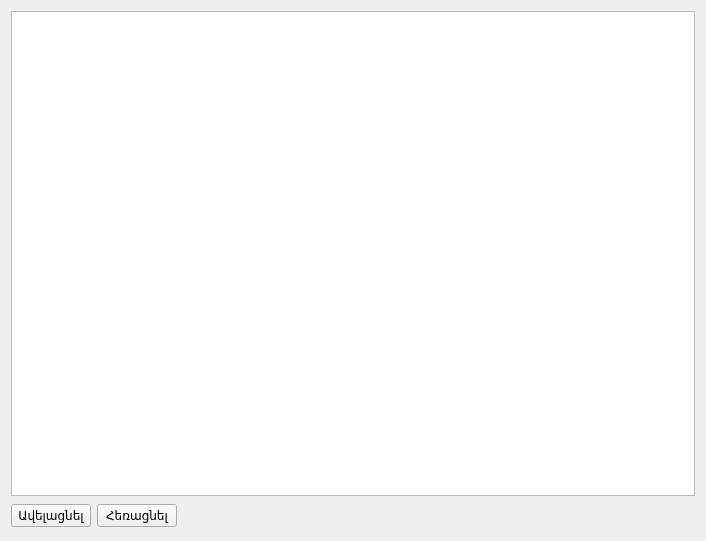
<?xml version="1.0" encoding="UTF-8"?>
<ui version="4.0">
 <class>Araqichner</class>
 <widget class="QWidget" name="Araqichner">
  <property name="geometry">
   <rect>
    <x>0</x>
    <y>0</y>
    <width>706</width>
    <height>541</height>
   </rect>
  </property>
  <property name="windowTitle">
   <string>Form</string>
  </property>
  <layout class="QGridLayout" name="gridLayout">
   <item row="0" column="0">
    <layout class="QVBoxLayout" name="verticalLayout">
     <item>
      <widget class="QTableView" name="tableView"/>
     </item>
     <item>
      <layout class="QHBoxLayout" name="horizontalLayout">
       <item>
        <widget class="QPushButton" name="pushButton">
         <property name="text">
          <string>Ավելացնել</string>
         </property>
        </widget>
       </item>
       <item>
        <widget class="QPushButton" name="pushButton_2">
         <property name="text">
          <string>Հեռացնել</string>
         </property>
        </widget>
       </item>
       <item>
        <spacer name="horizontalSpacer">
         <property name="orientation">
          <enum>Qt::Horizontal</enum>
         </property>
         <property name="sizeHint" stdset="0">
          <size>
           <width>58</width>
           <height>28</height>
          </size>
         </property>
        </spacer>
       </item>
      </layout>
     </item>
    </layout>
   </item>
  </layout>
 </widget>
 <resources/>
 <connections/>
</ui>
